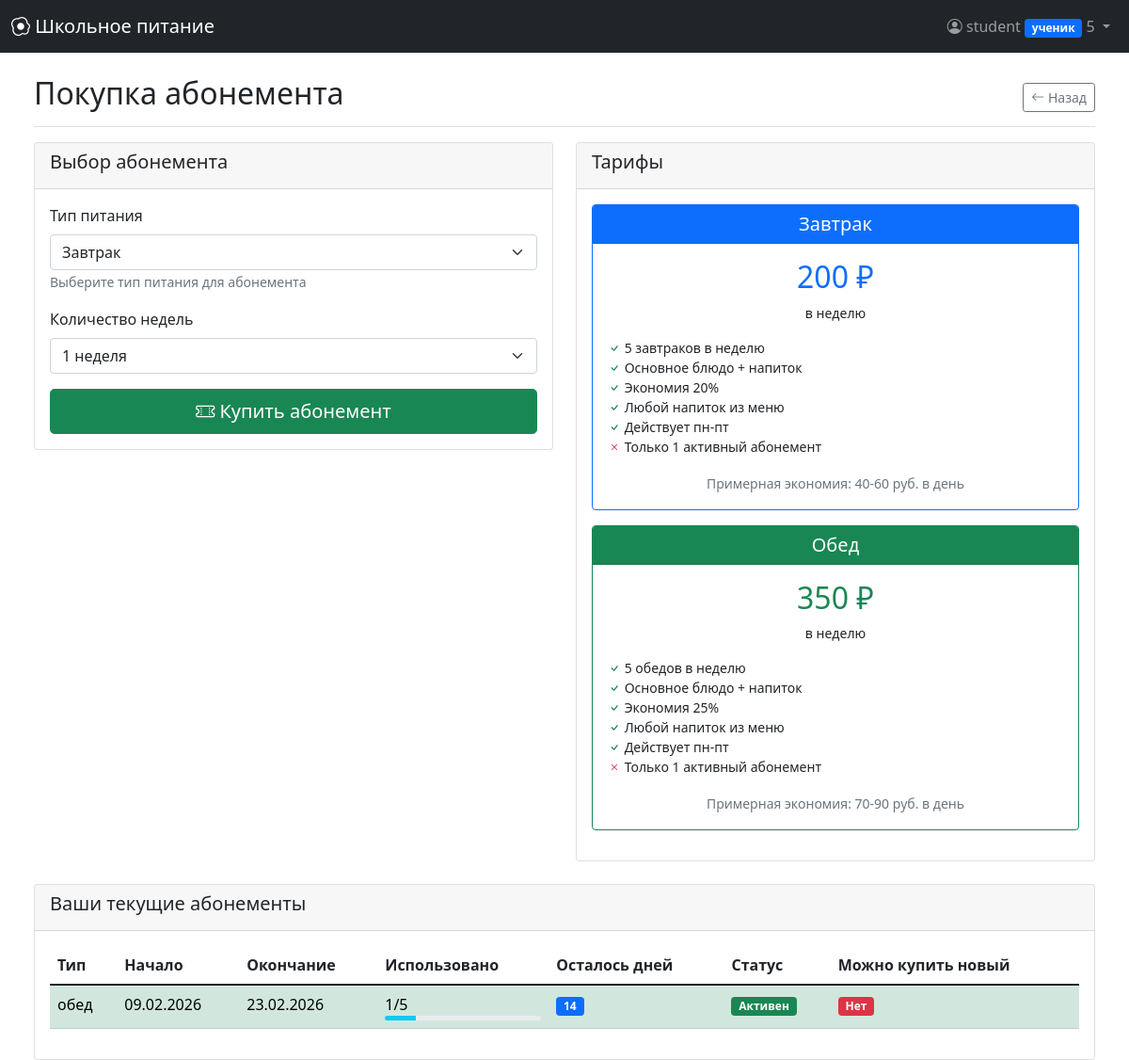
Page /buy_subscription (signed in) on the committed database.
### models.py (models this page shows, shortened)
class User(UserMixin, db.Model):
    __tablename__ = 'users'
    id = db.Column(db.Integer, primary_key=True)
    username = db.Column(db.String(64), unique=True, nullable=False)
    email = db.Column(db.String(120), unique=True, nullable=False)
    password_hash = db.Column(db.String(256), nullable=False)
    role = db.Column(db.String(20), nullable=False, default='ученик')
    grade = db.Column(db.String(10))
    balance = db.Column(db.Float, default=0.0)
    created_at = db.Column(db.DateTime, default=datetime.utcnow)
    allergies = db.relationship('Allergy', backref='user', lazy='dynamic')
    orders = db.relationship('Order', backref='user', lazy='dynamic', foreign_keys='Order.user_id')
    feedbacks = db.relationship('Feedback', backref='user', lazy='dynamic')
    notifications = db.relationship('Notification', backref='user', lazy='dynamic')
    subscriptions = db.relationship('Subscription', backref='user', lazy='dynamic')
    prepared_meals = db.relationship('PreparedMeal', foreign_keys='PreparedMeal.prepared_by', backref='preparer',
                                     lazy='dynamic')
    served_orders = db.relationship('Order', foreign_keys='Order.served_by', backref='served_by_user', lazy='dynamic')

class Subscription(db.Model):
    __tablename__ = 'subscriptions'
    id = db.Column(db.Integer, primary_key=True)
    user_id = db.Column(db.Integer, db.ForeignKey('users.id'), nullable=False)
    meal_type = db.Column(db.String(20), nullable=False)
    start_date = db.Column(db.Date, nullable=False)
    end_date = db.Column(db.Date, nullable=False)
    meals_per_week = db.Column(db.Integer, default=5)
    used_meals = db.Column(db.Integer, default=0)
    is_active = db.Column(db.Boolean, default=True)

### app.py (the view, shortened to what this page needs)
@app.route('/buy_subscription', methods=['GET', 'POST'])
@login_required
@role_required(['ученик'])
def buy_subscription():
    form = SubscriptionForm()
    subscriptions = Subscription.query.filter(Subscription.user_id == current_user.id).all()
    active_subscriptions_info = {}
    today = date.today()
    for meal_type in ['завтрак', 'обед']:
        active_sub = Subscription.query.filter(
            Subscription.user_id == current_user.id,
            Subscription.meal_type == meal_type,
            Subscription.is_active == True,
            Subscription.end_date >= today
        ).first()
        if active_sub:
            days_left = (active_sub.end_date - today).days
            active_subscriptions_info[meal_type] = {
                'exists': True,
                'end_date': active_sub.end_date.strftime("%d.%m.%Y"),
                'days_left': days_left,
                'used_meals': active_sub.used_meals,
                'meals_per_week': active_sub.meals_per_week
            }
        else:
            active_subscriptions_info[meal_type] = {'exists': False}
    return render_template('buy_subscription.html',
                           form=form,
                           subscriptions=subscriptions,
                           date=date,
                           active_subscriptions_info=active_subscriptions_info)

### forms.py
class SubscriptionForm(FlaskForm):
    meal_type = SelectField('Тип питания', choices=[
        ('завтрак', 'Завтрак'),
        ('обед', 'Обед')
    ], validators=[DataRequired()])
    weeks = SelectField('Количество недель', choices=[
        (1, '1 неделя'),
        (2, '2 недели'),
        (4, '1 месяц (4 недели)'),
        (8, '2 месяца (8 недель)')
    ], coerce=int, validators=[DataRequired()])
    submit = SubmitField('Купить абонемент')

### app.py (called while the page is built)
def role_required(roles):
    def decorator(f):
        @wraps(f)
        @login_required
        def decorated_function(*args, **kwargs):
            if not current_user.is_authenticated:
                flash('Войдите в систему.', 'danger')
                return redirect(url_for('login'))
            if current_user.role not in roles:
                app.logger.warning(f'Unauthorized access attempt by user {current_user.id} to {request.endpoint}')
                flash('У вас нет прав для доступа к этой странице.', 'danger')
                return redirect(url_for('dashboard'))
            return f(*args, **kwargs)
        return decorated_function
    return decorator

### models.py (called while the page is built)
@login_manager.user_loader
def load_user(user_id):
    return db.session.get(User, int(user_id))

### templates/buy_subscription.html (shortened to what this page needs)
{% extends "base.html" %}
{% block content %}
<div class="d-flex justify-content-between flex-wrap flex-md-nowrap align-items-center pt-3 pb-2 mb-3 border-bottom">
    <h1 class="h2">Покупка абонемента</h1>
    <div class="btn-toolbar mb-2 mb-md-0">
        <a href="{{ url_for('student_dashboard') }}" class="btn btn-sm btn-outline-secondary">
            <i class="bi bi-arrow-left"></i> Назад
        </a>
    </div>
</div>
<div class="row">
    <div class="col-md-6">
        <div class="card">
            <div class="card-header">
                <h5>Выбор абонемента</h5>
            </div>
            <div class="card-body">
                <form method="POST" id="subscriptionForm">
                    <div class="mb-3">
                        {{ form.meal_type.label(class="form-label") }}
                        {{ form.meal_type(class="form-select") }}
                        <small class="text-muted">Выберите тип питания для абонемента</small>
                    </div>
                    <div class="mb-3">
                        {{ form.weeks.label(class="form-label") }}
                        {{ form.weeks(class="form-select") }}
                    </div>
                    <div class="d-grid">
                        <button type="submit" class="btn btn-success btn-lg" id="submitButton">
                        </button>
                    </div>
                </form>
            </div>
        </div>
    </div>
    <div class="col-md-6">
        <div class="card">
            <div class="card-header">
                <h5>Тарифы</h5>
            </div>
            <div class="card-body">
                <div class="row">
                    <div class="col-md-12 mb-3">
                        <div class="card text-center h-100 border-primary">
                            <div class="card-header bg-primary text-white">
                                <h5 class="card-title mb-0">Завтрак</h5>
                            </div>
                            <div class="card-body">
                                <h2 class="text-primary">200 ₽</h2>
                                <p class="small">в неделю</p>
                                <ul class="list-unstyled small text-start">
                                    <li><i class="bi bi-check text-success"></i> 5 завтраков в неделю</li>
                                    <li><i class="bi bi-check text-success"></i> Основное блюдо + напиток</li>
                                    <li><i class="bi bi-check text-success"></i> Экономия 20%</li>
                                    <li><i class="bi bi-check text-success"></i> Любой напиток из меню</li>
                                    <li><i class="bi bi-check text-success"></i> Действует пн-пт</li>
                                    <li><i class="bi bi-x text-danger"></i> Только 1 активный абонемент</li>
                                </ul>
                                <div class="mt-3">
                                    <small class="text-muted">Примерная экономия: 40-60 руб. в день</small>
                                </div>
                            </div>
                        </div>
                    </div>
                    <div class="col-md-12 mb-3">
                        <div class="card text-center h-100 border-success">
                            <div class="card-header bg-success text-white">
                                <h5 class="card-title mb-0">Обед</h5>
                            </div>
                            <div class="card-body">
                                <h2 class="text-success">350 ₽</h2>
                                <p class="small">в неделю</p>
                                <ul class="list-unstyled small text-start">
                                    <li><i class="bi bi-check text-success"></i> 5 обедов в неделю</li>
                                    <li><i class="bi bi-check text-success"></i> Основное блюдо + напиток</li>
                                    <li><i class="bi bi-check text-success"></i> Экономия 25%</li>
                                    <li><i class="bi bi-check text-success"></i> Любой напиток из меню</li>
                                    <li><i class="bi bi-check text-success"></i> Действует пн-пт</li>
                                    <li><i class="bi bi-x text-danger"></i> Только 1 активный абонемент</li>
                                </ul>
                                <div class="mt-3">
                                    <small class="text-muted">Примерная экономия: 70-90 руб. в день</small>
                                </div>
                            </div>
                        </div>
                    </div>
                </div>
            </div>
        </div>
    </div>
</div>
<div class="row mt-4">
    <div class="col-md-12">
        <div class="card">
            <div class="card-header">
                <h5>Ваши текущие абонементы</h5>
            </div>
            <div class="card-body">
                {% if subscriptions %}
                <div class="table-responsive">
                    <table class="table table-hover">
                        <thead>
                            <tr>
                                <th>Тип</th>
                                <th>Начало</th>
                                <th>Окончание</th>
                                <th>Использовано</th>
                                <th>Осталось дней</th>
                                <th>Статус</th>
                                <th>Можно купить новый</th>
                            </tr>
                        </thead>
                        <tbody>
                            {% for sub in subscriptions %}
                            {% set days_left = (sub.end_date - date.today()).days %}
                            <tr class="{% if sub.is_active %}table-success{% else %}table-secondary{% endif %}">
                                <td>{{ sub.meal_type }}</td>
                                <td>{{ sub.start_date.strftime('%d.%m.%Y') }}</td>
                                <td>{{ sub.end_date.strftime('%d.%m.%Y') }}</td>
                                <td>
                                    {{ sub.used_meals }}/{{ sub.meals_per_week }}
                                    <div class="progress" style="height: 5px;">
                                        <div class="progress-bar {% if sub.used_meals >= sub.meals_per_week %}bg-danger{% else %}bg-info{% endif %}"
                                             style="width: {{ (sub.used_meals / sub.meals_per_week * 100)|round }}%">
                                        </div>
                                    </div>
                                </td>
                                <td>
                                    {% if days_left > 0 %}
                                        <span class="badge bg-primary">{{ days_left }}</span>
                                    {% else %}
                                        <span class="badge bg-secondary">0</span>
                                    {% endif %}
                                </td>
                                <td>
                                    {% if sub.is_active %}
                                        {% if sub.used_meals >= sub.meals_per_week %}
                                            <span class="badge bg-warning">Лимит использован</span>
                                        {% else %}
                                            <span class="badge bg-success">Активен</span>
                                        {% endif %}
                                    {% else %}
                                        <span class="badge bg-secondary">Завершен</span>
                                    {% endif %}
                                </td>
                                <td>
                                    {% if sub.is_active %}
                                        {% if days_left > 0 %}
                                            <span class="badge bg-danger">Нет</span>
                                        {% else %}
                                            <span class="badge bg-success">Да</span>
                                        {% endif %}
                                    {% else %}
                                        <span class="badge bg-success">Да</span>
                                    {% endif %}
                                </td>
                            </tr>
                            {% endfor %}
                        </tbody>
                    </table>
                </div>
                {% endif %}
            </div>
        </div>
    </div>
</div>
{% endblock %}

### templates/base.html (shortened to what this page needs)
<!DOCTYPE html>
<html lang="ru">
<head>
    <link href="https://cdn.jsdelivr.net/npm/bootstrap@5.1.3/dist/css/bootstrap.min.css" rel="stylesheet">
    <link rel="stylesheet" href="https://cdn.jsdelivr.net/npm/bootstrap-icons@1.8.1/font/bootstrap-icons.css">
</head>
<body>
    <nav class="navbar navbar-expand-lg navbar-dark bg-dark fixed-top">
        <div class="container-fluid">
            <a class="navbar-brand" href="{{ url_for('dashboard') if current_user.is_authenticated else url_for('home') }}">
                <i class="bi bi-egg-fried"></i> Школьное питание
            </a>
            <div class="navbar-nav ms-auto">
                {% if current_user.is_authenticated %}
                <div class="nav-item dropdown">
                    <a class="nav-link dropdown-toggle" href="#" id="navbarDropdown" role="button" data-bs-toggle="dropdown">
                        <i class="bi bi-person-circle"></i> {{ current_user.username }}
                        <span class="badge bg-primary">{{ current_user.role }}</span>
                        <span id="notification-count" class="notification-badge" style="display:none;"></span>
                    </a>
                </div>
                {% else %}
                <div class="nav-item">
                    <a class="nav-link" href="{{ url_for('login') }}"><i class="bi bi-box-arrow-in-right"></i> Войти</a>
                </div>
                {% endif %}
            </div>
        </div>
    </nav>
    <div class="container-fluid mt-5 pt-3">
        {% if current_user.is_authenticated %}
            <main role="main" class="px-4">
                {% block content %}{% endblock %}
            </main>
        {% else %}
            <div class="container mt-5 pt-4">
                {% block auth_content %}{% endblock %}
            </div>
        {% endif %}
    </div>
</body>
</html>

### rows in the picture
User: username "student", role "ученик"
Subscription: meal_type "обед", start_date "09.02.2026", end_date "23.02.2026", used_meals "1", meals_per_week "5", days_left "14", is_active "Активен"
